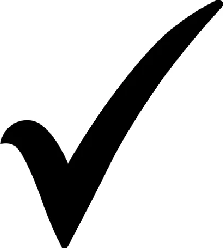
%> input picture images-to-be-tested/okey.png, 223 x 250 px
$ octave code.m   (GNU Octave 9; MATLAB toolbox functions it lacks are replaced by stand-ins)
%> lines starting %> are read from the running program, lines starting %| are printed output that depends on the picture; in (x1, y1, x2, y2) boxes, pixels count from 0 and x2, y2 are one past the last pixel; in counts of white or black regions, pixels touching at a corner belong together; the program's own positions count from 1
%Reading image from folder
image_filename = 'okey.png';
image = imread(image_filename);
%> image is the input picture: size 250x223x3 uint8; mean R, G, B 202.9, 202.9, 202.9
image = imresize(image,0.5);
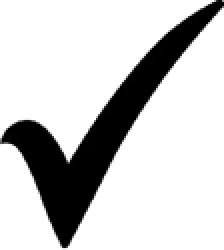
%> image: size 125x112x3 uint8 (shown 2 times larger); mean R, G, B 202.9, 202.9, 202.9
image = round(im2double(im2gray(image)));
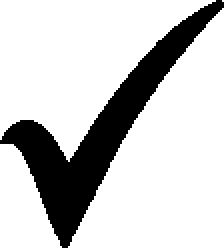
%> image: size 125x112 double (shown 2 times larger); values 0 (black) and 1 (white), 79.6% white; 1 black region, box (x1, y1, x2, y2) and area: (0, 0, 112, 124) 2862

%Getting image sizes
[image_height, image_width] = size(image);
%> image_height = 125; image_width = 112

%Calculate the center of image and radius of the circle
center_x = image_width / 2;
%> center_x = 56
center_y = image_height / 2;
%> center_y = 62.5
radius =  round(sqrt((center_x * center_x) + (center_y * center_y)));
%> radius = 84

%Calculate the coordinates of 360 points around the circle
points = zeros(360, 2);
for i = 1:360
    angle = deg2rad(i);
    x = round(center_x + radius * cos(angle));
    y = round(center_y + radius * sin(angle));
    points(i, :) = [x, y];
end

solution_length = 100; % Number of lines that we want to draw
mutation_rate = 0.01;
mu_inc = 1.01;
mu_dec = 0.9;
mu_start = mutation_rate;
mu_array = [];
total_score_array = [];
iter = 1500;

%Create randomly initial solution array
current_solution = round(rand(1,solution_length) * 359) + 1;
best_solution = current_solution;

%Calculate first scores of the lines (fitness)
%Scores is an array and each index contains the score of the line originating from that point.
scores = evaluate_solution(best_solution, points, image,solution_length,image_width,image_height);

%Start Hill Climbing Algorithm
for k = 1: iter
% [113 lines not run here, left out]
function scores = evaluate_solution(solution, points, image,solution_length,image_width,image_height)
%> called with solution_length = 100, image_width = 112, image_height = 125
    for i = 1:(solution_length-1)
        x1 = points(solution(i), 1);
        y1 = points(solution(i), 2);
        x2 = points(solution(i+1), 1);
        y2 = points(solution(i+1), 2);
        % The coordinates of the pixels over which the line drawn between two points pass are calculated.
        line_points = bresenham_line([x1, y1], [x2, y2]);
        tmp_score = 0;
        for k = 1:size(line_points, 1)
            x = line_points(k, 1);
            y = line_points(k, 2);
            % If the point is in the picture, add it to the evaluation.
            if x <= image_width && x > 0 && y > 0 && y <= image_height
               tmp_score = tmp_score + mod(image(y, x)+1,2);
            end
        end
        scores(i) = (tmp_score / size(line_points,1));
    end
    % Last line starts from last point to first point of array
    x1 = points(solution(solution_length), 1);
    y1 = points(solution(solution_length), 2);
    x2 = points(solution(1), 1);
    y2 = points(solution(1), 2);
    line_points = bresenham_line([x1, y1], [x2, y2]);
    tmp_score = 0;
    for k = 1:size(line_points, 1)
        x = line_points(k, 1);
        y = line_points(k, 2);
        if x <= image_width && x > 0 && y > 0 && y <= image_height
           tmp_score = tmp_score + mod(image(y, x)+1,2);
        end
    end
%> the run ends on the next line
    scores(solution_length) = (tmp_score / size(line_points,1));
end

% Find coordinates of points between two points with Bresenham algorithm
function points = bresenham_line(start_point, end_point)
    x1 = start_point(1);
    y1 = start_point(2);
    x2 = end_point(1);
    y2 = end_point(2);

    dx = abs(x2 - x1);
    dy = abs(y2 - y1);
    steep = dy > dx;
    if steep
        temp = x1;
        x1 = y1;
        y1 = temp;

        temp = x2;
        x2 = y2;
        y2 = temp;

        temp = dx;
        dx = dy;
        dy = temp;
    end

    if x1 > x2
        temp = x1;
        x1 = x2;
        x2 = temp;

        temp = y1;
        y1 = y2;
        y2 = temp;
    end

    if y1 < y2
        ystep = 1;
    else
        ystep = -1;
    end

    D = 2*dy - dx;
    y = y1;

    points = [];
    for x = x1:x2
        if steep
            points = [points; y, x];
        else
            points = [points; x, y];
        end
        if D > 0
            y = y + ystep;
            D = D - 2*dx;
        end
        D = D + 2*dy;
    end
end

% Recalculate the score of the 4 lines affected by the two changed points
% [125 lines left out: function calculate_score, not called in this run]

% Sum all scores
function total_score = sum_score(scores,solution_length)
    total_score = 0;
    for i = 1: solution_length
        total_score = total_score + scores(i);
    end
end
